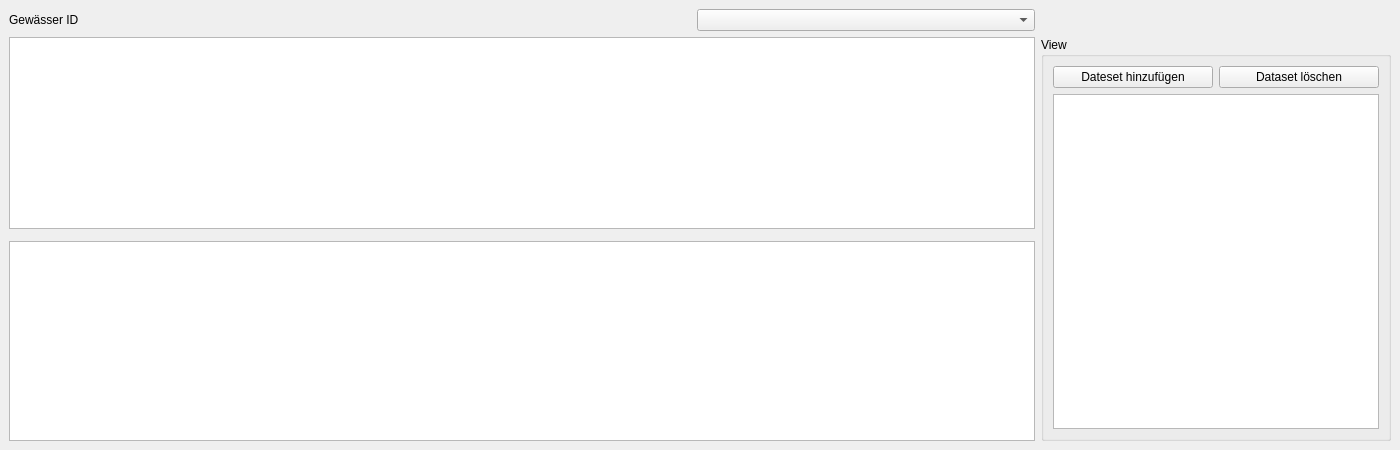
  <widget class="QDockWidget" name="lp_dock">
   <property name="minimumSize">
    <size>
     <width>1400</width>
     <height>345</height>
    </size>
   </property>
   <property name="font">
    <font>
     <family>Segoe UI</family>
     <pointsize>9</pointsize>
    </font>
   </property>
   <property name="floating">
    <bool>false</bool>
   </property>
   <property name="features">
    <set>QDockWidget::AllDockWidgetFeatures</set>
   </property>
   <property name="allowedAreas">
    <set>Qt::AllDockWidgetAreas</set>
   </property>
   <property name="windowTitle">
    <string>Lageplan View</string>
   </property>
   <attribute name="dockWidgetArea">
    <number>2</number>
   </attribute>
   <widget class="QWidget" name="dockWidgetContents_6">
    <layout class="QGridLayout" name="gridLayout_10">
     <item row="0" column="0">
      <widget class="QLabel" name="label_93">
       <property name="text">
        <string>Gewässer ID</string>
       </property>
      </widget>
     </item>
     <item row="1" column="3" rowspan="3">
      <widget class="QGroupBox" name="groupBox_13">
       <property name="sizePolicy">
        <sizepolicy hsizetype="Expanding" vsizetype="Expanding">
         <horstretch>0</horstretch>
         <verstretch>0</verstretch>
        </sizepolicy>
       </property>
       <property name="minimumSize">
        <size>
         <width>200</width>
         <height>0</height>
        </size>
       </property>
       <property name="maximumSize">
        <size>
         <width>350</width>
         <height>999999</height>
        </size>
       </property>
       <property name="title">
        <string>View</string>
       </property>
       <layout class="QGridLayout" name="gridLayout_4">
        <item row="0" column="1">
         <widget class="QPushButton" name="lp_adddata">
          <property name="text">
           <string>Dateset hinzufügen</string>
          </property>
         </widget>
        </item>
        <item row="1" column="1" colspan="2">
         <widget class="QListWidget" name="lp_listWidget">
          <property name="dragEnabled">
           <bool>true</bool>
          </property>
          <property name="defaultDropAction">
           <enum>Qt::TargetMoveAction</enum>
          </property>
          <property name="alternatingRowColors">
           <bool>true</bool>
          </property>
          <property name="movement">
           <enum>QListView::Snap</enum>
          </property>
          <property name="viewMode">
           <enum>QListView::ListMode</enum>
          </property>
          <property name="sortingEnabled">
           <bool>true</bool>
          </property>
         </widget>
        </item>
        <item row="0" column="2">
         <widget class="QPushButton" name="lp_removedata">
          <property name="text">
           <string>Dataset löschen</string>
          </property>
         </widget>
        </item>
       </layout>
      </widget>
     </item>
     <item row="1" column="0" colspan="3">
      <widget class="PlotWidget" name="langView"/>
     </item>
     <item row="3" column="0" colspan="3">
      <widget class="PlotWidget" name="nodeView">
       <property name="minimumSize">
        <size>
         <width>200</width>
         <height>200</height>
        </size>
       </property>
      </widget>
     </item>
     <item row="0" column="2">
      <widget class="QComboBox" name="lang_ID"/>
     </item>
    </layout>
   </widget>
  </widget>
